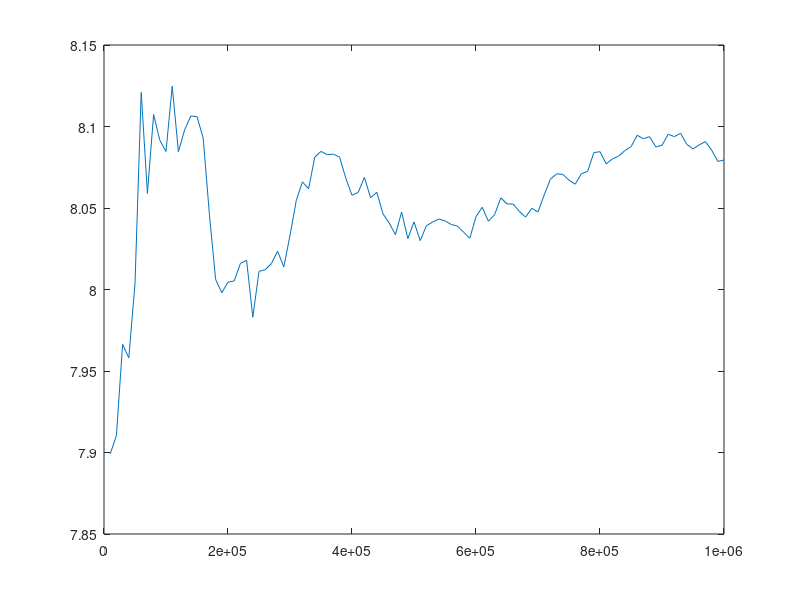

This chart was generated by the following MATLAB code:
MC = [10000, 20000, 30000, 40000, 50000, 60000, 70000, 80000, 90000, 100000, 110000, 120000, 130000, 140000, 150000, 160000, 170000, 180000, 190000, 200000, 210000, 220000, 230000, 240000, 250000, 260000, 270000, 280000, 290000, 300000, 310000, 320000, 330000, 340000, 350000, 360000, 370000, 380000, 390000, 400000, 410000, 420000, 430000, 440000, 450000, 460000, 470000, 480000, 490000, 500000, 510000, 520000, 530000, 540000, 550000, 560000, 570000, 580000, 590000, 600000, 610000, 620000, 630000, 640000, 650000, 660000, 670000, 680000, 690000, 700000, 710000, 720000, 730000, 740000, 750000, 760000, 770000, 780000, 790000, 800000, 810000, 820000, 830000, 840000, 850000, 860000, 870000, 880000, 890000, 900000, 910000, 920000, 930000, 940000, 950000, 960000, 970000, 980000, 990000, 1e+06, ];
e_var = [7.89908, 7.91041, 7.96637, 7.95807, 8.00373, 8.12095, 8.05893, 8.10733, 8.09161, 8.08465, 8.12476, 8.08452, 8.09786, 8.10647, 8.10605, 8.09288, 8.04609, 8.0062, 7.99802, 8.00448, 8.00529, 8.016, 8.0179, 7.98305, 8.01113, 8.01213, 8.01588, 8.02351, 8.01388, 8.03314, 8.05446, 8.06604, 8.06181, 8.08127, 8.08473, 8.08274, 8.08307, 8.08121, 8.06824, 8.05783, 8.05959, 8.06879, 8.05633, 8.05966, 8.04643, 8.04079, 8.03364, 8.04757, 8.03124, 8.04149, 8.02997, 8.03914, 8.04139, 8.04326, 8.04209, 8.03989, 8.03892, 8.03516, 8.03145, 8.0447, 8.05044, 8.04189, 8.04591, 8.0562, 8.05251, 8.05242, 8.04788, 8.04441, 8.04983, 8.04751, 8.05805, 8.06767, 8.07095, 8.07062, 8.06707, 8.06459, 8.07104, 8.07242, 8.08396, 8.08456, 8.0771, 8.08011, 8.08181, 8.0852, 8.08759, 8.09462, 8.0925, 8.09376, 8.08751, 8.08845, 8.09528, 8.09379, 8.09586, 8.08906, 8.08622, 8.08872, 8.09075, 8.08555, 8.0786, 8.07946, ];
m_var = [98.3026, 99.6444, 101.413, 107.272, 105.242, 108.149, 106.456, 104.997, 103.424, 102.993, 103.785, 104.483, 103.299, 102.52, 102.058, 102.44, 101.706, 101.337, 101.004, 101.445, 101.278, 101.879, 101.123, 100.507, 100.801, 100.842, 100.69, 101.502, 101.387, 101.199, 101.618, 101.912, 101.689, 101.587, 101.62, 101.464, 101.513, 101.688, 101.613, 101.527, 101.616, 101.607, 101.685, 101.729, 101.579, 101.383, 101.524, 101.708, 101.48, 101.875, 101.689, 101.493, 101.502, 101.644, 101.61, 101.334, 101.351, 101.252, 101.136, 101.402, 101.427, 101.477, 101.423, 101.57, 101.536, 101.574, 101.487, 101.392, 101.476, 101.406, 101.473, 101.622, 101.662, 101.563, 101.546, 101.685, 101.767, 101.709, 101.795, 101.815, 101.67, 101.677, 101.746, 101.798, 101.849, 101.89, 101.92, 101.983, 102.01, 101.962, 102.049, 102.012, 101.991, 101.944, 101.884, 101.874, 101.89, 101.786, 101.836, 101.782, ];
mean_mag = [0.437416, 0.445131, 0.45196, 0.466079, 0.45949, 0.467634, 0.462771, 0.458266, 0.453612, 0.452574, 0.454065, 0.455608, 0.452094, 0.450124, 0.448538, 0.449231, 0.447352, 0.446551, 0.4456, 0.446857, 0.446122, 0.447907, 0.445631, 0.443885, 0.444696, 0.444837, 0.444422, 0.446828, 0.446685, 0.445916, 0.447193, 0.448127, 0.447564, 0.446955, 0.447105, 0.446827, 0.447192, 0.448276, 0.448098, 0.447768, 0.44789, 0.447907, 0.448315, 0.448456, 0.448368, 0.447923, 0.448455, 0.448549, 0.447998, 0.448991, 0.448572, 0.448014, 0.448009, 0.448493, 0.448306, 0.447543, 0.447584, 0.447312, 0.447071, 0.447896, 0.448068, 0.448192, 0.447816, 0.448012, 0.448113, 0.448082, 0.447985, 0.447881, 0.447967, 0.447813, 0.447921, 0.448274, 0.448064, 0.447826, 0.447846, 0.448286, 0.448652, 0.448352, 0.448549, 0.448778, 0.448232, 0.448251, 0.448384, 0.448482, 0.448519, 0.448502, 0.448541, 0.448646, 0.448647, 0.448487, 0.448632, 0.448544, 0.448521, 0.448386, 0.448334, 0.448308, 0.44831, 0.447979, 0.448145, 0.447944, ];
time_used = [0.377599, 0.740628, 1.1141, 1.48183, 1.84941, 2.22456, 2.5895, 2.98282, 3.39305, 3.76155, 4.14533, 4.5347, 4.93525, 5.31306, 5.67277, 6.04332, 6.40608, 6.7752, 7.16139, 7.56348, 7.97446, 8.37578, 8.74986, 9.12935, 9.51581, 9.88047, 10.274, 10.7221, 11.12, 11.481, 11.8486, 12.2141, 12.5805, 12.948, 13.3075, 13.6746, 14.0447, 14.425, 14.7937, 15.1674, 15.549, 15.9272, 16.3001, 16.6631, 17.0331, 17.3985, 17.7571, 18.1215, 18.4943, 18.8627, 19.2246, 19.5965, 19.9668, 20.3345, 20.7016, 21.0746, 21.441, 21.8103, 22.1746, 22.5425, 22.9091, 23.2778, 23.6466, 24.0061, 24.3652, 24.7298, 25.0898, 25.4539, 25.8166, 26.1818, 26.5512, 26.9157, 27.2764, 27.6419, 28.0104, 28.3734, 28.7346, 29.0974, 29.4646, 29.8322, 30.1996, 30.5654, 30.9347, 31.3071, 31.6756, 32.0391, 32.4051, 32.7677, 33.1444, 33.5172, 33.8815, 34.244, 34.6177, 34.9825, 35.3422, 35.7074, 36.0756, 36.4409, 36.8024, 37.1635, ];
accepted_states = [108.483, 54.3481, 35.675, 25.9885, 21.6607, 17.359, 15.5959, 13.5968, 12.1027, 10.7296, 9.68289, 8.96318, 8.5209, 7.81906, 7.25673, 6.77304, 6.48993, 6.08199, 5.74441, 5.3227, 5.12428, 4.83621, 4.8632, 4.61172, 4.26481, 4.1908, 4.02303, 3.71736, 3.78397, 3.63496, 3.43598, 3.33546, 3.3179, 3.17369, 3.09531, 3.03881, 2.92022, 2.81827, 2.78227, 2.72901, 2.62081, 2.59259, 2.49625, 2.44619, 2.42589, 2.38941, 2.27033, 2.21647, 2.25297, 2.08537, 2.15962, 2.12521, 2.03827, 1.95887, 1.96097, 1.99701, 1.90164, 1.88922, 1.87052, 1.74833, 1.77062, 1.74558, 1.72637, 1.6642, 1.67262, 1.62581, 1.62584, 1.60709, 1.54843, 1.55807, 1.51463, 1.4813, 1.47633, 1.48588, 1.44114, 1.39713, 1.37721, 1.38962, 1.34706, 1.3503, 1.35605, 1.32198, 1.29364, 1.27974, 1.26235, 1.24982, 1.22611, 1.21374, 1.20713, 1.21033, 1.16993, 1.18294, 1.16075, 1.15774, 1.15301, 1.13432, 1.11318, 1.1208, 1.08367, 1.08996, ];
probability = [0.3, 0.235, 0.22, 0.31, 0.34, 0.215, 0.305, 0.285, 0.17, 0.25, 0.27, 0.2, 0.2, 0.255, 0.355, 0.25, 0.305, 0.18, 0.32, 0.33, 0.265, 0.26, 0.18, 0.3, 0.32, 0.18, 0.29, 0.24, 0.17, 0.285, 0.295, 0.17, 0.18, 0.235, 0.175, 0.265, 0.25, 0.26, 0.24, 0.235, 0.23, 0.295, 0.265, 0.245, 0.33, 0.235, 0.24, 0.3, 0.26, 0.285, 0.265, 0.225, 0.29, 0.305, 0.235, 0.3, 0.29, 0.25, 0.23, 0.32, 0.18, 0.235, 0.23, 0.275, 0.19, 0.23, 0.28, 0.245, 0.33, 0.29, 0.215, 0.135, 0.275, 0.27, 0.195, 0.19, 0.24, 0.24, 0.27, 0.215, 0.24, 0.27, 0.205, 0.255, 0.24, 0.31, 0.235, 0.235, 0.215, 0.27, 0.145, 0.15, 0.19, 0.2, 0.26, 0.315, 0.25, 0.3, 0.2, 0.145, ];
plot(MC, e_var)
